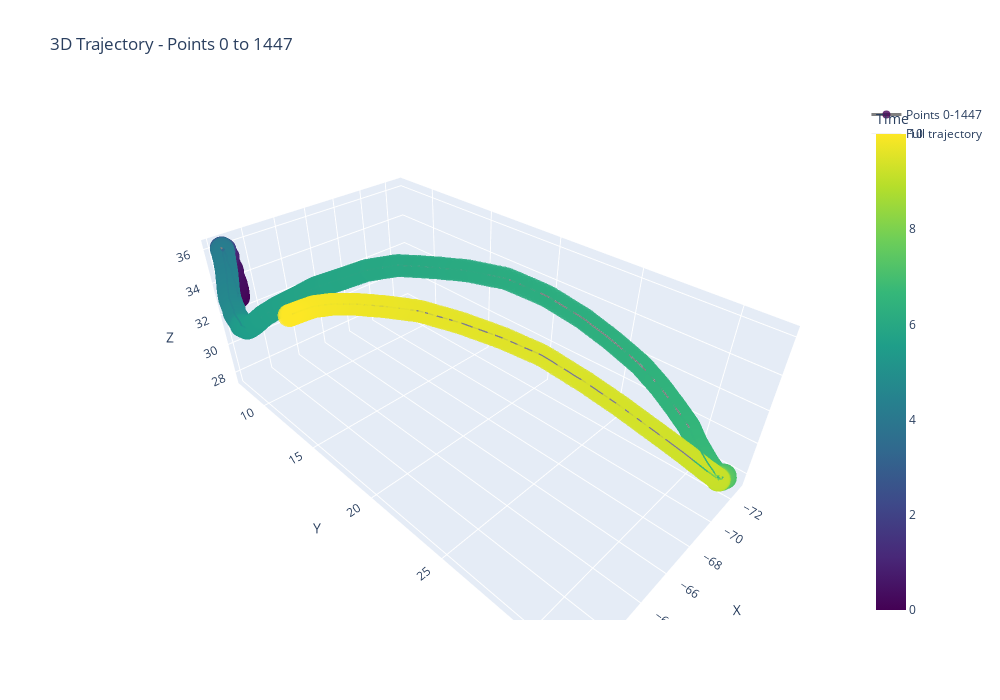

Notebook code cell kept with this figure:
### Code cell
import plotly.graph_objects as go
import numpy as np

n_points = len(kin[0, :])
time = np.linspace(0, 10, n_points)
x = kin[3, :]
y = kin[7, :]
z = kin[11, :]

def create_interactive_plot(start_idx=0, window_size=100):
    end_idx = min(start_idx + window_size, len(time))  # avoid going out of bounds
    
    fig = go.Figure()
    
    # Current window points
    fig.add_trace(go.Scatter3d(
        x=x[start_idx:end_idx],
        y=y[start_idx:end_idx],
        z=z[start_idx:end_idx],
        mode='markers+lines',
        marker=dict(
            size=8,
            color=time[start_idx:end_idx],
            colorscale='Viridis',
            opacity=0.8,
            colorbar=dict(title='Time')
        ),
        line=dict(color='gray', width=3),
        name=f'Points {start_idx}-{end_idx-1}'
    ))
    
    # Full trajectory for context
    fig.add_trace(go.Scatter3d(
        x=x, y=y, z=z,
        mode='lines',
        line=dict(color='lightgray', width=1),
        opacity=0.3,
        name='Full trajectory'
    ))
    
    fig.update_layout(
        title=f'3D Trajectory - Points {start_idx} to {end_idx-1}',
        scene=dict(
            xaxis_title='X',
            yaxis_title='Y',
            zaxis_title='Z'
        ),
        width=1000,
        height=700
    )
    
    return fig

# In Jupyter, just call:
fig = create_interactive_plot(0, 1700)
fig.show()

### Figure 1 — Plotly figure (JSON) as saved in the notebook; plotly's stock layout.template omitted (floating-point values rounded to 4 significant figures; data arrays with more than 128 entries replaced by an {"elided": "..."} marker saying what was removed)
{"data": [{"line": {"color": "gray", "width": 3}, "marker": {"color": {"elided": "1448 float values"}, "colorbar": {"title": {"text": "Time"}}, "colorscale": [[0, "#440154"], [0.1111, "#482878"], [0.2222, "#3e4989"], [0.3333, "#31688e"], [0.4444, "#26828e"], [0.5556, "#1f9e89"], [0.6667, "#35b779"], [0.7778, "#6ece58"], [0.8889, "#b5de2b"], [1, "#fde725"]], "opacity": 0.8, "size": 8}, "mode": "markers+lines", "name": "Points 0-1447", "type": "scatter3d", "x": {"elided": "1448 float values"}, "y": {"elided": "1448 float values"}, "z": {"elided": "1448 float values"}}, {"line": {"color": "lightgray", "width": 1}, "mode": "lines", "name": "Full trajectory", "opacity": 0.3, "type": "scatter3d", "x": {"elided": "1448 float values"}, "y": {"elided": "1448 float values"}, "z": {"elided": "1448 float values"}}], "layout": {"height": 700, "scene": {"xaxis": {"title": {"text": "X"}}, "yaxis": {"title": {"text": "Y"}}, "zaxis": {"title": {"text": "Z"}}}, "title": {"text": "3D Trajectory - Points 0 to 1447"}, "width": 1000}}
